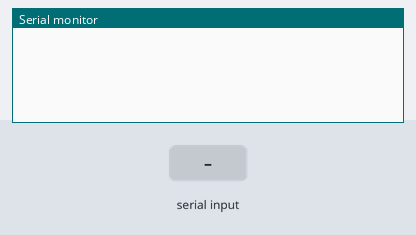
Recording of a sketch running on a simulated Arduino Uno, built with avr-gcc and run on an emulated ATmega328P. Parts: the last lines printed to the serial monitor. Inputs (shaded band) come from the test bench.

Above: at 1.2 s.
1.3 s: "-" received over Serial
At 2.5 s:
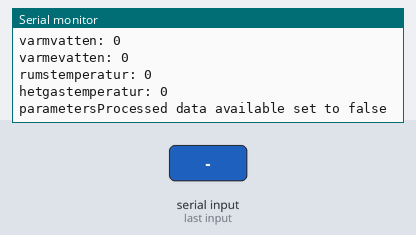
2.8 s: "90 45\n" received over Serial
At 2.87 s:
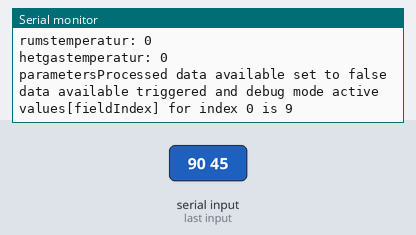
Timing chart, 0 to 5.8 s (numbered marks = the images above; inputs shaded):
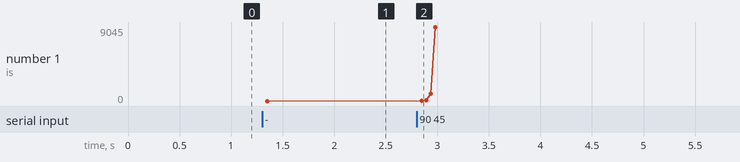

The sketch:

ESP8266_IVT460.ino
```cpp
boolean debug=true;
const int NUMBER_OF_FIELDS = 37; // how many comma separated fields we expect
int fieldIndex = 0;            // the current field being received
int values[NUMBER_OF_FIELDS];   // array holding values for all the fields
boolean dataAvailable = false;

int sekvensummer;
int framledningstemperatur; //(GT1)
int utetemperatur; //(GT2)
int tappvarmvatten; //(GT3-1), dvs 47,8 grader
int varmvatten; //(GT3-2), dvs 44,5 grader
int varmevatten; //(GT3-3), dvs 44,7 grader
int rumstemperatur;//(GT5), men jag har inte den givaren så den visar -512
int hetgastemperatur;//(GT6), dvs 77,4 grader

void setup() {
   Serial.begin(9600);           // set up Serial library at 9600 bps
  // put your setup code here, to run once:

}

void loop() {
  checkSerialForData();
}

void checkSerialForData(){
 //check if there is serial data to parse

  if (Serial.available() > 0)
  {
    dataAvailable = true;
    if (debug == true)
    {
      Serial.println("data available triggered and debug mode active");
    }
  }
  boolean numberIsNegative = false;
  while (dataAvailable == true)
  {

    char ch = Serial.read();
    if (ch >= '0' && ch <= '9' || ch == '-' || ch == ' '){
    if (ch >= '0' && ch <= '9' || ch == '-' ) // is this an ascii digit between 0 and 9?
    {
      // yes, accumulate the value if the fieldIndex is within range
      // additional fields are not stored
      if (ch == '-'){
        numberIsNegative = true;
        }
      else if (fieldIndex < NUMBER_OF_FIELDS) {
        values[fieldIndex] = (values[fieldIndex] * 10) + (ch - '0');
      }

      if (debug==true){
      Serial.print("values[fieldIndex] for index ");
      Serial.print(fieldIndex);
      Serial.print(" is ");
      Serial.println(values[fieldIndex]);
      Serial.println(numberIsNegative);

      }
      }
    }
    else if (ch == ';')  // comma is our separator, so move on to the next field
    {
      if (numberIsNegative == true){
        values[fieldIndex] = (values[fieldIndex] * -1);
        numberIsNegative = false;
        }
      fieldIndex++;   // increment field index
    }
    else
    {
      //Set variables based on inpserut
      sekvensummer= values[0];
      framledningstemperatur= values[1];; //(GT1)
      utetemperatur= values[2];; //(GT2)
      tappvarmvatten= values[3];; //(GT3-1), dvs 47,8 grader
      varmvatten= values[4];; //(GT3-2), dvs 44,5 grader
      varmevatten= values[5];; //(GT3-3), dvs 44,7 grader
      rumstemperatur= values[6];;//(GT5), men jag har inte den givaren så den visar -512
      hetgastemperatur= values[7];;//(GT6), dvs 77,4 grader

      if (debug == true) {
        Serial.println("Serial data received.");
        Serial.print("sekvensummer: ");
        Serial.println(sekvensummer);
        Serial.print("framledningstemperatur: ");
        Serial.println(framledningstemperatur);
        Serial.print("utetemperatur: ");
        Serial.println(utetemperatur);
        Serial.print("tappvarmvatten: ");
        Serial.println(tappvarmvatten);
        Serial.print("varmvatten: ");
        Serial.println(varmvatten);
        Serial.print("varmevatten: ");
        Serial.println(varmevatten);
        Serial.print("rumstemperatur: ");
        Serial.println(rumstemperatur);
        Serial.print("hetgastemperatur: ");
        Serial.println(hetgastemperatur);
      }
      // print each of the stored fields

      for (int i = 0; i < min(NUMBER_OF_FIELDS, fieldIndex + 1); i++)
      {
        //Serial.println(values[i]);

        values[i] = 0; // set the values to zero, ready for the next message
      }

      fieldIndex = 0;  // ready to start over
      if (debug == true) {
      Serial.println("parametersProcessed data available set to false");
      }
      dataAvailable = false;
    }
  }
}
```

Measured:
- after the input at 1.3 s, the serial monitor: prints a new line at once (image 1)
- after the input at 2.8 s, the serial monitor: prints a new line after 0.05 s (image 2)
- plotted number 1: 0 → 9045 after the input at 2.8 s
